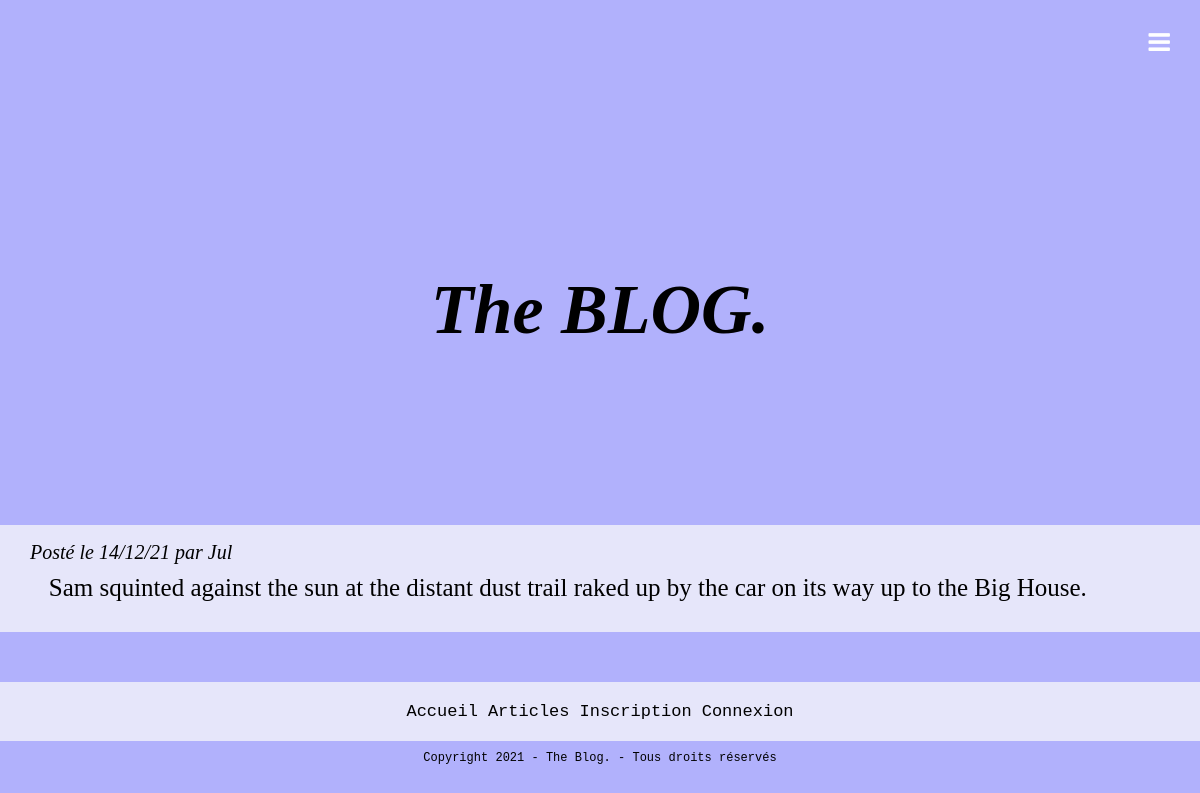
Screenshot of /article.php?id=1 with the database file from the repository.
### tables this page shows
CREATE TABLE `articles` (
  `id` int(11) NOT NULL,
  `article` text NOT NULL,
  `id_utilisateur` int(11) NOT NULL,
  `id_categorie` int(11) NOT NULL,
  `date` timestamp NOT NULL DEFAULT CURRENT_TIMESTAMP ON UPDATE CURRENT_TIMESTAMP
);

CREATE TABLE `utilisateurs` (
  `id` int(11) NOT NULL,
  `login` varchar(255) NOT NULL,
  `password` varchar(255) NOT NULL,
  `email` varchar(255) NOT NULL,
  `id_droits` int(11) NOT NULL
);

### article.php (the view, shortened to what this page needs)
<!DOCTYPE html>
<html>
<head>
  <?php include "head.php";?>
 </head>
 <body>
  <header>
    <?php include "header.php";?>
  </header>
  <main>
  <h1 class="title"><i>The BLOG.  </i></h1>
  <div class='index_articles'>
<?php
include "db_link.php";
$id = $_GET['id'];
$sql = "SELECT * FROM articles WHERE id = $id";
$query = $conn->query($sql);
$articles = $query->fetch_all();
$sql = "SELECT utilisateurs.id, utilisateurs.login FROM utilisateurs INNER JOIN articles ON articles.id_utilisateur = articles.id" ;
$query = $conn->query($sql);
$users = $query->fetch_all();
foreach(array_reverse($articles) as $article){
  echo "<div>
          <article>";
  foreach($users as $user){
    if ($article[2] == $user[0]){
      $uname = $user[1];
    }
  }
  $date = date_create($article[4]);
  $date = date_format($date, 'd/m/y');
  echo "
  <div class='articles_container'>
    <div class='info_article'>
      <div class='post_info'><i> Posté le $date par $uname</i></br>
      </div>
      <div class='read_more'>
      </div>
    </div>
    <div > &nbsp&nbsp $article[1]
    </div>
  </div>
  </article>
  </div>
  ";
}
?>
</div>
</main>
  <footer>
    <?php include "footer.php";?>
  </footer>
</body>
</html>

### style.css (style rules this page uses)
* { box-sizing: border-box; margin : 0; }
body { background-color: rgb(177, 177, 252); font-family : Georgia, serif; font-size : 25px; }
main { display : flex; flex-direction : column; }
header { display : flex; flex-direction: row; justify-content: flex-end; align-items: flex-end; gap : 20px; padding : 30px; }
.post_info { width : 100%; font-style : italic; }
.title { display : flex; flex-direction: column; justify-content: center; align-items:center; height: 430px; font-size : 70px; }
footer { font-size : 10px; }
.index_articles { display : flex; flex-direction :column; gap : 10px; }
.index_articles article { background-color : lavender; width : 1200px; display : flex ; flex-direction: column; justify-content: center; align-items:center; box-sizing: border-box; padding: 30px; }
main { display : flex; flex-direction : column; justify-content: center; align-items: center; }
.info_article { display :flex; flex-direction : row; justify-content: flex-start; align-items: flex-start; width : 100%; gap : 850px; font-size : 20px; line-height : 35px; padding-bottom : 4px; margin-top : -20px; }

### rows the page displays
articles: date "14/12/21", id_utilisateur.login "Jul", article "Sam squinted against the sun at the distant dust trail raked up by the car on its way up to the Big House."
